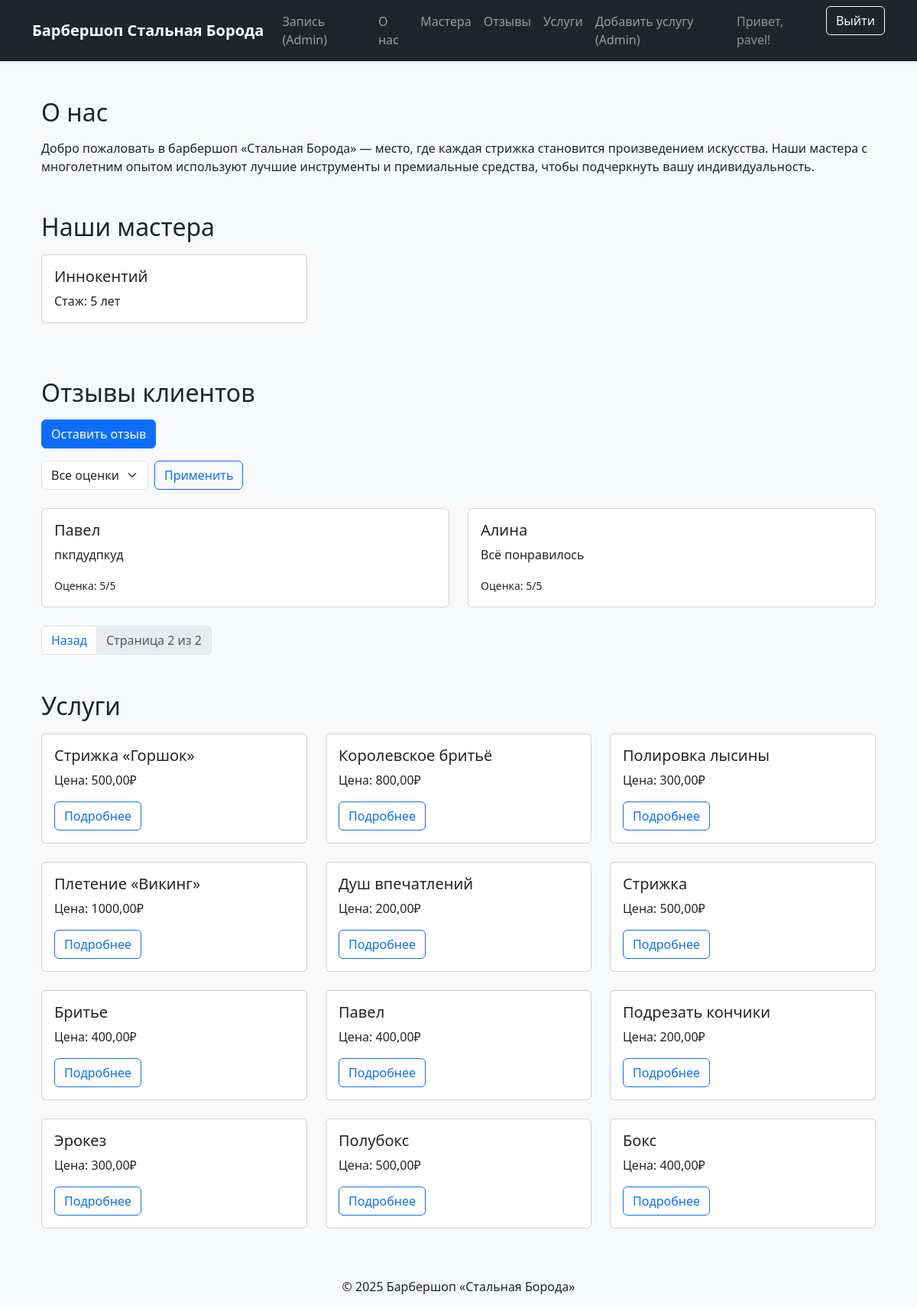
Page /?page=2 (signed in) on the committed database.
### core/models.py (models this page shows, shortened)
class Master(models.Model):
    name = models.CharField(max_length=150, verbose_name="Имя")
    photo = models.ImageField(upload_to="masters/", blank=True, verbose_name="Фотография")
    phone = models.CharField(max_length=20, verbose_name="Телефон")
    address = models.CharField(max_length=255, verbose_name="Адрес")
    experience = models.PositiveIntegerField(verbose_name="Стаж работы (лет)")
    services = models.ManyToManyField(Service, related_name="masters", verbose_name="Услуги")
    is_active = models.BooleanField(default=True, verbose_name="Активен")
    class Meta:
        verbose_name = "Мастер"
        verbose_name_plural = "Мастера"

class Review(models.Model):
    text = models.TextField(verbose_name="Текст отзыва")
    client_name = models.CharField(max_length=100, blank=True, verbose_name="Имя клиента")
    master = models.ForeignKey(Master, on_delete=models.CASCADE, verbose_name="Мастер")
    photo = models.ImageField(upload_to="reviews/", blank=True, null=True, verbose_name="Фотография")
    created_at = models.DateTimeField(auto_now_add=True, verbose_name="Дата создания")
    rating = models.PositiveSmallIntegerField(
        validators=[MinValueValidator(1), MaxValueValidator(5)], verbose_name="Оценка"
    )
    is_published = models.BooleanField(default=True, verbose_name="Опубликован")
    class Meta:
        verbose_name = "Отзыв"
        verbose_name_plural = "Отзывы"

class Service(models.Model):
    name = models.CharField(max_length=200, verbose_name="Название", db_index=True)
    description = models.TextField(blank=True, verbose_name="Описание")
    price = models.DecimalField(max_digits=10, decimal_places=2, verbose_name="Цена", db_index=True)
    duration = models.PositiveIntegerField(verbose_name="Длительность (минут)")
    is_popular = models.BooleanField(default=False, verbose_name="Популярная услуга")
    image = models.ImageField(upload_to="services/", blank=True, verbose_name="Изображение")
    class Meta:
        verbose_name = "Услуга"
        verbose_name_plural = "Услуги"
        indexes = [
            models.Index(fields=["name", "price"]),  # составной индекс
        ]

### barbershop/views.py (the view)
# urls.py: path('', LandingPageView.as_view(), name='landing'),
class LandingPageView(LoginRequiredMixin, TemplateView):
    login_url = reverse_lazy('login')
    template_name = "core/landing.html"
    def get_context_data(self, **kw):
        ctx = super().get_context_data(**kw)
        masters = Master.objects.filter(is_active=True)
        services = Service.objects.all()
        rating = self.request.GET.get("rating")
        qs = Review.objects.filter(is_published=True).order_by("-created_at")
        if rating:
            qs = qs.filter(rating=rating)
        paginator = Paginator(qs, 3)
        ctx.update({
            "masters": masters,
            "services": services,
            "page_obj": paginator.get_page(self.request.GET.get("page")),
        })
        return ctx

### barbershop/templates/core/landing.html (shortened to what this page needs)
{% extends "base.html" %}
{% block content %}
  <section id="about" class="container mt-4">
    <h2 class="mb-3">О нас</h2>
    <p>
      Добро пожаловать в барбершоп «Стальная Борода» — место, где каждая стрижка
      становится произведением искусства. Наши мастера с многолетним опытом
      используют лучшие инструменты и премиальные средства, чтобы подчеркнуть
      вашу индивидуальность.
    </p>
  </section>
  <section id="masters" class="container mt-5">
    <h2 class="mb-3">Наши мастера</h2>
    <div class="row">
      {% for master in masters %}
        <div class="col-md-4 mb-4">
          <div class="card h-100">
            <div class="card-body">
              <h5 class="card-title">{{ master.name }}</h5>
              <p class="card-text">Стаж: {{ master.experience }} лет</p>
            </div>
          </div>
        </div>
      {% endfor %}
    </div>
  </section>
  <section id="reviews" class="container mt-5">
    <h2 class="mb-3">Отзывы клиентов</h2>
    <div class="mb-3">
      <a href="{% url 'create_review' %}" class="btn btn-primary">Оставить отзыв</a>
    </div>
    <form method="get" class="mb-4 row g-2 align-items-center">
      <div class="col-auto">
        <select name="rating" class="form-select">
          <option value="">Все оценки</option>
        </select>
      </div>
      <div class="col-auto">
        <button type="submit" class="btn btn-outline-primary">Применить</button>
      </div>
    </form>
    <div class="row">
      {% for review in page_obj %}
        <div class="col-md-6 mb-4">
          <div class="card">
            <div class="card-body">
              <h5 class="card-title">{{ review.client_name }}</h5>
              <p class="card-text">{{ review.text }}</p>
              <p class="card-text"><small>Оценка: {{ review.rating }}/5</small></p>
            </div>
          </div>
        </div>
      {% empty %}
        <p class="text-muted">Нет отзывов с таким рейтингом.</p>
      {% endfor %}
    </div>
    <nav aria-label="Навигация по отзывам">
      <ul class="pagination">
        {% if page_obj.has_previous %}
          <li class="page-item">
            <a
              class="page-link"
              href="?page={{ page_obj.previous_page_number }}{% if request.GET.rating %}&rating={{ request.GET.rating }}{% endif %}"
            >
              Назад
            </a>
          </li>
        {% endif %}
        <li class="page-item disabled">
          <span class="page-link">
            Страница {{ page_obj.number }} из {{ page_obj.paginator.num_pages }}
          </span>
        </li>
      </ul>
    </nav>
  </section>
  <section id="services" class="container mt-5">
    <h2 class="mb-3">Услуги</h2>
    <div class="row">
      {% for service in services %}
        <div class="col-md-4 mb-4">
          <div class="card h-100">
            <div class="card-body">
              <h5 class="card-title">{{ service.name }}</h5>
              <p class="card-text">Цена: {{ service.price }}₽</p>
              <button
                class="btn btn-outline-primary"
                data-bs-toggle="modal"
                data-bs-target="#serviceModal{{ service.id }}"
              >
                Подробнее
              </button>
            </div>
          </div>
        </div>
      {% endfor %}
    </div>
  </section>
{% endblock %}

### barbershop/templates/includes/menu.html (shortened to what this page needs)
<nav class="navbar navbar-expand-lg navbar-dark bg-dark shadow-sm">
    <div class="container">
        <a class="navbar-brand fw-bold" href="{% url 'landing' %}">Барбершоп Стальная Борода</a>
        <div class="collapse navbar-collapse" id="navbarNav">
            <ul class="navbar-nav me-auto mb-2 mb-lg-0">
                {% if user.is_staff %}
                    <li class="nav-item">
                        <a class="nav-link" href="{% url 'orders_list' %}">Запись (Admin)</a>
                    </li>
                {% endif %}
                <li class="nav-item">
                    <a class="nav-link" href="{% url 'landing' %}#about">О нас</a>
                </li>
                <li class="nav-item">
                    <a class="nav-link" href="{% url 'landing' %}#masters">Мастера</a>
                </li>
                <li class="nav-item">
                    <a class="nav-link" href="{% url 'landing' %}#reviews">Отзывы</a>
                </li>
                <li class="nav-item">
                    <a class="nav-link" href="{% url 'landing' %}#services">Услуги</a>
                </li>
                {% if user.is_staff %}
                    <li class="nav-item">
                        <a class="nav-link" href="{% url 'service_create' %}">Добавить услугу (Admin)</a>
                    </li>
                {% endif %}
            </ul>
            <ul class="navbar-nav ms-auto mb-2 mb-lg-0">
                {% if user.is_authenticated %}
                    <li class="nav-item d-flex align-items-center me-3">
                        <span class="navbar-text text-white-50">Привет, {{ user.username }}!</span>
                    </li>
                    <li class="nav-item">
                        <form method="post" action="{% url 'logout' %}" class="d-inline">
                            <button type="submit" class="btn btn-outline-light">Выйти</button>
                        </form>
                    </li>
                {% endif %}
            </ul>
        </div>
    </div>
</nav>

### barbershop/templates/base.html (style rules this page uses)
body { background-color: #f8f9fa; }
html { scroll-behavior: smooth; }

### rows in the picture
Master: name "Иннокентий", experience "5"
Review: client_name "Павел", text "пкпдудпкуд", rating "5"
Review: client_name "Алина", text "Всё понравилось", rating "5"
Service: name "Стрижка «Горшок»", price "500,00"
Service: name "Королевское бритьё", price "800,00"
Service: name "Полировка лысины", price "300,00"
Service: name "Плетение «Викинг»", price "1000,00"
Service: name "Душ впечатлений", price "200,00"
Service: name "Стрижка", price "500,00"
Service: name "Бритье", price "400,00"
Service: name "Павел", price "400,00"
Service: name "Подрезать кончики", price "200,00"
Service: name "Эрокез", price "300,00"
Service: name "Полубокс", price "500,00"
Service: name "Бокс", price "400,00"

### other values in the picture
{{ user.username }} "pavel"
{{ page_obj.number }} "2"
{{ page_obj.paginator.num_pages }} "2"
